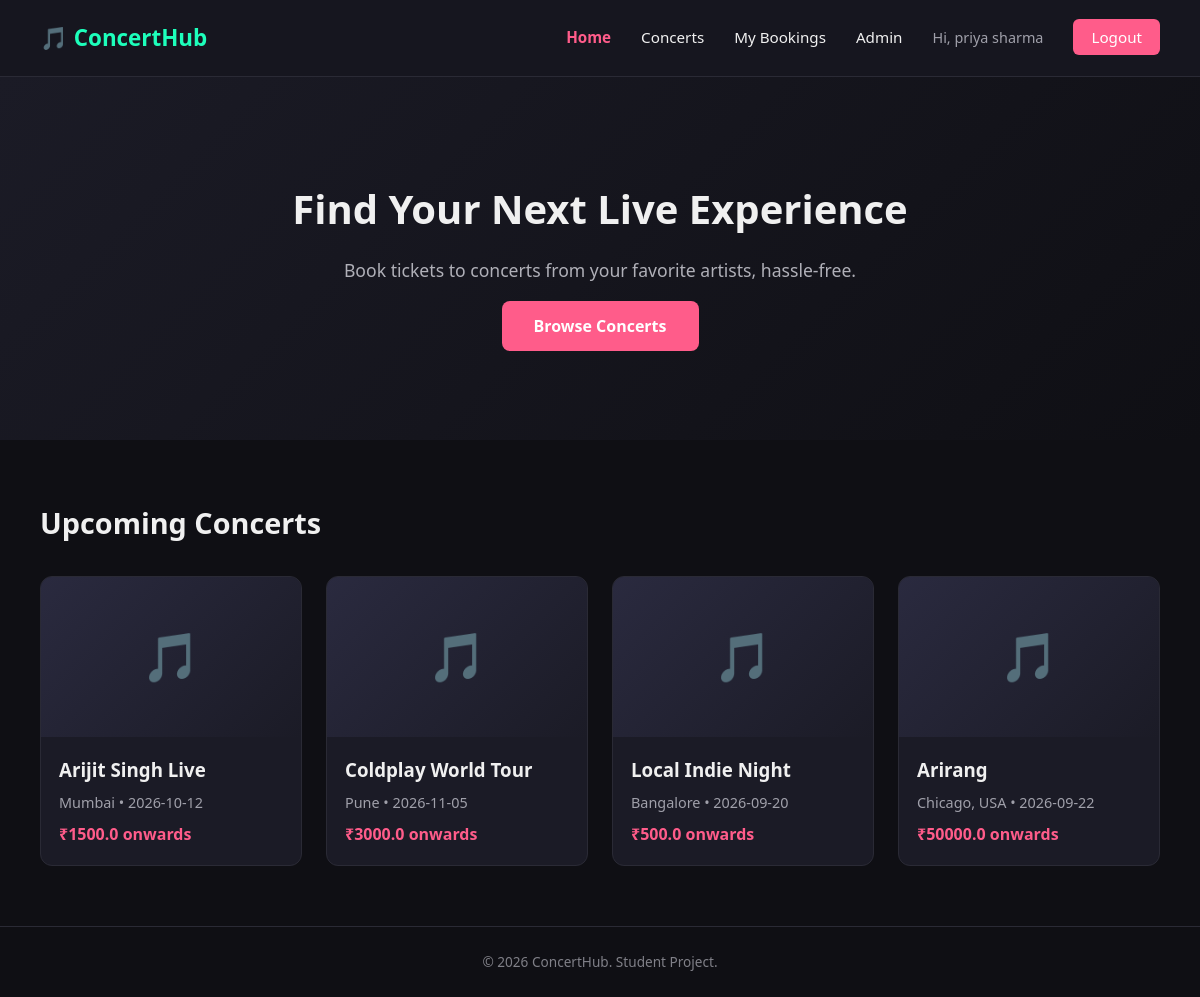
The page / (signed in) on the database its author committed.
### tables this page shows
CREATE TABLE concerts (
        id INTEGER PRIMARY KEY AUTOINCREMENT,
        artist TEXT NOT NULL,
        concert_name TEXT NOT NULL,
        venue TEXT NOT NULL,
        city TEXT NOT NULL,
        date TEXT NOT NULL,
        time TEXT NOT NULL,
        price REAL NOT NULL,
        description TEXT,
        total_seats INTEGER NOT NULL
    );

### app.py (the view)
@app.route('/')
def home():
    connection = get_db_connection()
    concerts = connection.execute('SELECT * FROM concerts').fetchall()
    connection.close()
    return render_template('index.html', concerts=concerts)

### app.py (called while the page is built)
def get_db_connection():
    connection = sqlite3.connect('database/database.db')
    connection.row_factory = sqlite3.Row  # lets us access columns by name, not just by position
    return connection

### templates/index.html (shortened to what this page needs)
{% extends "base.html" %}
{% block nav_home %}active{% endblock %}
{% block content %}
    <section class="hero">
        <h1>Find Your Next Live Experience</h1>
        <p>Book tickets to concerts from your favorite artists, hassle-free.</p>
        <a href="{{ url_for('concerts') }}" class="btn-primary">Browse Concerts</a>
    </section>
    <section class="featured">
        <h2>Upcoming Concerts</h2>
        <div class="concert-grid">
    {% for concert in concerts %}
    <a href="{{ url_for('concert_details', concert_id=concert['id']) }}" class="concert-card-link">
    <div class="concert-card">
        <div class="concert-image">🎵</div>
        <div class="concert-info">
            <h3>{{ concert['concert_name'] }}</h3>
            <p class="concert-meta">{{ concert['city'] }} • {{ concert['date'] }}</p>
            <p class="concert-price">₹{{ concert['price'] }} onwards</p>
        </div>
    </div>
    </a>
    {% endfor %}
</div>
    </section>
{% endblock %}

### static/css/style.css (style rules this page uses)
* { margin: 0; padding: 0; box-sizing: border-box; }
body { font-family: 'Segoe UI', Arial, sans-serif; background-color: #0f0f14; color: #f0f0f0; line-height: 1.6; }
.hero { text-align: center; padding: 100px 20px; background: linear-gradient(135deg, #1b1b26, #0f0f14); }
.hero h1 { font-size: 2.5rem; margin-bottom: 15px; }
.hero p { color: #b0b0b8; margin-bottom: 30px; font-size: 1.1rem; }
.btn-primary { background-color: #ff5c8a; color: #fff; text-decoration: none; padding: 14px 32px; border-radius: 8px; font-weight: bold; transition: background-color 0.2s ease; }
.featured { padding: 60px 40px; }
.featured h2 { margin-bottom: 30px; font-size: 1.8rem; }
.concert-grid { display: grid; grid-template-columns: repeat(auto-fit, minmax(260px, 1fr)); gap: 24px; }
.concert-card { background-color: #1b1b26; border-radius: 12px; overflow: hidden; border: 1px solid #2a2a35; transition: transform 0.2s ease; }
.concert-image { height: 160px; display: flex; align-items: center; justify-content: center; font-size: 3rem; background: linear-gradient(135deg, #2a2a3f, #1b1b26); }
.concert-info { padding: 18px; }
.concert-info h3 { margin-bottom: 6px; }
.concert-meta { color: #a0a0aa; font-size: 0.9rem; margin-bottom: 8px; }
.concert-price { color: #ff5c8a; font-weight: bold; }
.concert-card-link { text-decoration: none; color: inherit; display: block; }

### rows shown on the page
concerts: concert_name "Arijit Singh Live", city "Mumbai", date "2026-10-12", price "1500.0"
concerts: concert_name "Coldplay World Tour", city "Pune", date "2026-11-05", price "3000.0"
concerts: concert_name "Local Indie Night", city "Bangalore", date "2026-09-20", price "500.0"
concerts: concert_name "Arirang", city "Chicago, USA", date "2026-09-22", price "50000.0"

### other values the page prints
{{ session.user_name }} "priya sharma"
